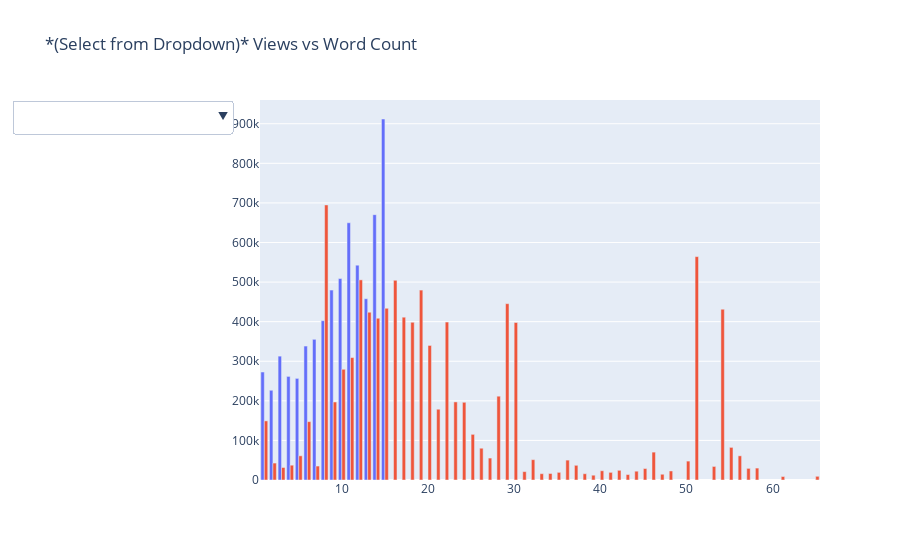

Write notebook code for a chart like this one.
### Code cell
# Dataframe for unique word count for video titles
df3 = df[['count_unique_word','Views']]
df3 = df3.groupby('count_unique_word').mean().reset_index()
# Dataframe for unique word count for video tags
df4 = df[['count_unique_word_tags','Views']]
df4 = df4.groupby('count_unique_word_tags').mean().reset_index()
trace1 = go.Bar(x=df3['count_unique_word'],y=df3['Views'],name = 'Views vs Video Title Word Count',visible = True)
trace2 = go.Bar(x=df4['count_unique_word_tags'],y=df4['Views'],name = 'Views vs Video Tags Word Count',visible = True)
data=[trace1,trace2]
updatemenus = list([
    dict(active=-1,
         showactive=True,
         buttons=list([  
            dict(
                label = 'Views vs Video Title Word Count',
                 method = 'update',
                 args = [{'visible': [True, False]}, 
                     {'title': 'Views vs Video Title Word Count'}]),
             
             dict(
                  label = 'Views vs Video Tags Word Count',
                 method = 'update',
                 args = [{'visible': [False, True]},
                     {'title': 'Views vs Video Tags Word Count'}]),
        ]),
    )
])
layout = dict(title="*(Select from Dropdown)* Views vs Word Count", 
              showlegend=False,
              updatemenus=updatemenus)
fig = dict(data=data, layout=layout)
iplot(fig)

### Figure 1 — Plotly figure (JSON) as saved in the notebook; plotly's stock layout.template omitted (floating-point values rounded to 4 significant figures)
{"data": [{"name": "Views vs Video Title Word Count", "type": "bar", "visible": true, "x": [1, 2, 3, 4, 5, 6, 7, 8, 9, 10, 11, 12, 13, 14, 15], "y": [272800.0, 226700.0, 312900.0, 261700.0, 256700.0, 338200.0, 355400.0, 402400.0, 479700.0, 509000.0, 649800.0, 542800.0, 457932, 670286, 912000.0]}, {"name": "Views vs Video Tags Word Count", "type": "bar", "visible": true, "x": [1, 2, 3, 4, 5, 6, 7, 8, 9, 10, 11, 12, 13, 14, 15, 16, 17, 18, 19, 20, 21, 22, 23, 24, 25, 26, 27, 28, 29, 30, 31, 32, 33, 34, 35, 36, 37, 38, 39, 40, 41, 42, 43, 44, 45, 46, 47, 48, 50, 51, 53, 54, 55, 56, 57, 58, 61, 65], "y": [149300.0, 42799, 31630.0, 37410.0, 61130.0, 147400.0, 35250.0, 694900.0, 197000.0, 279712, 309300.0, 505600.0, 423900.0, 408600.0, 433700.0, 504600.0, 411300.0, 398400.0, 479800.0, 339900.0, 178800.0, 399000.0, 197200.0, 196300.0, 115300.0, 80290.0, 55390.0, 211700.0, 445500.0, 397800.0, 21170.0, 51370.0, 15950.0, 16440.0, 19320.0, 50280.0, 37120.0, 15850.0, 12098, 23370.0, 19292, 24480.0, 13800.0, 22230.0, 28931, 70425, 14514, 22850.0, 47733, 564300.0, 34248, 431422, 82373, 61083, 29380.0, 30125, 8784, 9337]}], "layout": {"showlegend": false, "title": {"text": "*(Select from Dropdown)* Views vs Word Count"}, "updatemenus": [{"active": -1, "buttons": [{"args": [{"visible": [true, false]}, {"title": "Views vs Video Title Word Count"}], "label": "Views vs Video Title Word Count", "method": "update"}, {"args": [{"visible": [false, true]}, {"title": "Views vs Video Tags Word Count"}], "label": "Views vs Video Tags Word Count", "method": "update"}], "showactive": true}]}}
